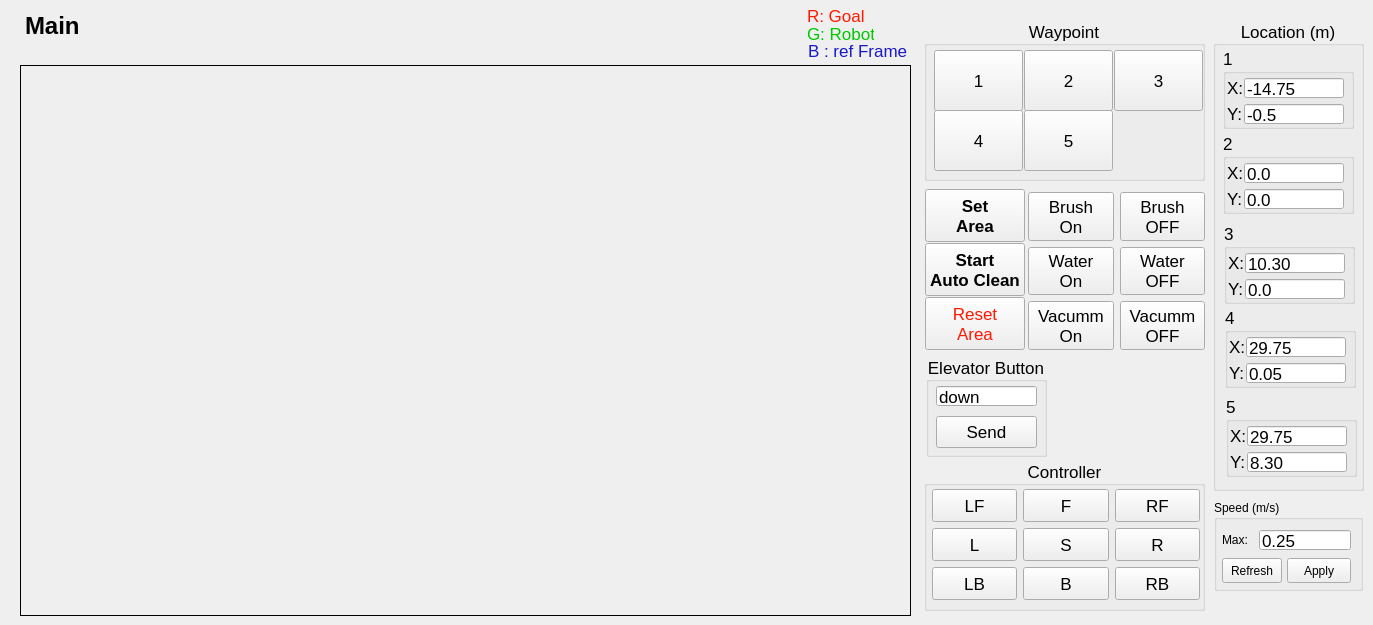
   <widget class="QWidget" name="tab_setting">
    <attribute name="title">
     <string>Main</string>
    </attribute>
    <widget class="QLabel" name="label_10">
     <property name="geometry">
      <rect>
       <x>25</x>
       <y>10</y>
       <width>101</width>
       <height>31</height>
      </rect>
     </property>
     <property name="font">
      <font>
       <pointsize>18</pointsize>
       <weight>75</weight>
       <bold>true</bold>
      </font>
     </property>
     <property name="text">
      <string>Main</string>
     </property>
    </widget>
    <widget class="QGroupBox" name="control_group">
     <property name="geometry">
      <rect>
       <x>924</x>
       <y>460</y>
       <width>281</width>
       <height>151</height>
      </rect>
     </property>
     <property name="font">
      <font>
       <pointsize>13</pointsize>
      </font>
     </property>
     <property name="title">
      <string>Controller</string>
     </property>
     <property name="alignment">
      <set>Qt::AlignCenter</set>
     </property>
     <widget class="QWidget" name="layoutWidget">
      <property name="geometry">
       <rect>
        <x>8</x>
        <y>29</y>
        <width>268</width>
        <height>111</height>
       </rect>
      </property>
      <layout class="QGridLayout" name="gridLayout">
       <item row="0" column="1">
        <widget class="QPushButton" name="Front">
         <property name="sizePolicy">
          <sizepolicy hsizetype="Minimum" vsizetype="Expanding">
           <horstretch>0</horstretch>
           <verstretch>0</verstretch>
          </sizepolicy>
         </property>
         <property name="font">
          <font>
           <pointsize>13</pointsize>
          </font>
         </property>
         <property name="text">
          <string>F</string>
         </property>
        </widget>
       </item>
       <item row="0" column="2">
        <widget class="QPushButton" name="Right_Front">
         <property name="sizePolicy">
          <sizepolicy hsizetype="Minimum" vsizetype="Expanding">
           <horstretch>0</horstretch>
           <verstretch>0</verstretch>
          </sizepolicy>
         </property>
         <property name="font">
          <font>
           <pointsize>13</pointsize>
          </font>
         </property>
         <property name="text">
          <string>RF</string>
         </property>
        </widget>
       </item>
       <item row="2" column="1">
        <widget class="QPushButton" name="Back">
         <property name="sizePolicy">
          <sizepolicy hsizetype="Minimum" vsizetype="Expanding">
           <horstretch>0</horstretch>
           <verstretch>0</verstretch>
          </sizepolicy>
         </property>
         <property name="font">
          <font>
           <pointsize>13</pointsize>
          </font>
         </property>
         <property name="text">
          <string>B</string>
         </property>
        </widget>
       </item>
       <item row="1" column="0">
        <widget class="QPushButton" name="Left">
         <property name="sizePolicy">
          <sizepolicy hsizetype="Minimum" vsizetype="Expanding">
           <horstretch>0</horstretch>
           <verstretch>0</verstretch>
          </sizepolicy>
         </property>
         <property name="font">
          <font>
           <pointsize>13</pointsize>
          </font>
         </property>
         <property name="text">
          <string>L</string>
         </property>
        </widget>
       </item>
       <item row="1" column="1">
        <widget class="QPushButton" name="Stop">
         <property name="sizePolicy">
          <sizepolicy hsizetype="Minimum" vsizetype="Expanding">
           <horstretch>0</horstretch>
           <verstretch>0</verstretch>
          </sizepolicy>
         </property>
         <property name="font">
          <font>
           <pointsize>13</pointsize>
          </font>
         </property>
         <property name="text">
          <string>S</string>
         </property>
        </widget>
       </item>
       <item row="2" column="0">
        <widget class="QPushButton" name="Left_Back">
         <property name="sizePolicy">
          <sizepolicy hsizetype="Minimum" vsizetype="Expanding">
           <horstretch>0</horstretch>
           <verstretch>0</verstretch>
          </sizepolicy>
         </property>
         <property name="font">
          <font>
           <pointsize>13</pointsize>
          </font>
         </property>
         <property name="text">
          <string>LB</string>
         </property>
        </widget>
       </item>
       <item row="1" column="2">
        <widget class="QPushButton" name="Right">
         <property name="sizePolicy">
          <sizepolicy hsizetype="Minimum" vsizetype="Expanding">
           <horstretch>0</horstretch>
           <verstretch>0</verstretch>
          </sizepolicy>
         </property>
         <property name="font">
          <font>
           <pointsize>13</pointsize>
          </font>
         </property>
         <property name="text">
          <string>R</string>
         </property>
        </widget>
       </item>
       <item row="2" column="2">
        <widget class="QPushButton" name="Right_Back">
         <property name="sizePolicy">
          <sizepolicy hsizetype="Minimum" vsizetype="Expanding">
           <horstretch>0</horstretch>
           <verstretch>0</verstretch>
          </sizepolicy>
         </property>
         <property name="font">
          <font>
           <pointsize>13</pointsize>
          </font>
         </property>
         <property name="text">
          <string>RB</string>
         </property>
        </widget>
       </item>
       <item row="0" column="0">
        <widget class="QPushButton" name="Left_Front">
         <property name="sizePolicy">
          <sizepolicy hsizetype="Minimum" vsizetype="Expanding">
           <horstretch>0</horstretch>
           <verstretch>0</verstretch>
          </sizepolicy>
         </property>
         <property name="font">
          <font>
           <pointsize>13</pointsize>
          </font>
         </property>
         <property name="text">
          <string>LF</string>
         </property>
        </widget>
       </item>
      </layout>
     </widget>
    </widget>
    <widget class="QGroupBox" name="control_group_waypoint">
     <property name="geometry">
      <rect>
       <x>924</x>
       <y>20</y>
       <width>281</width>
       <height>161</height>
      </rect>
     </property>
     <property name="font">
      <font>
       <pointsize>13</pointsize>
      </font>
     </property>
     <property name="title">
      <string>Waypoint</string>
     </property>
     <property name="alignment">
      <set>Qt::AlignCenter</set>
     </property>
     <widget class="QPushButton" name="waypoint_1">
      <property name="geometry">
       <rect>
        <x>10</x>
        <y>30</y>
        <width>89</width>
        <height>61</height>
       </rect>
      </property>
      <property name="font">
       <font>
        <pointsize>13</pointsize>
       </font>
      </property>
      <property name="text">
       <string>1</string>
      </property>
     </widget>
     <widget class="QPushButton" name="waypoint_3">
      <property name="geometry">
       <rect>
        <x>190</x>
        <y>30</y>
        <width>89</width>
        <height>61</height>
       </rect>
      </property>
      <property name="font">
       <font>
        <pointsize>13</pointsize>
       </font>
      </property>
      <property name="text">
       <string>3</string>
      </property>
     </widget>
     <widget class="QPushButton" name="waypoint_4">
      <property name="geometry">
       <rect>
        <x>10</x>
        <y>90</y>
        <width>89</width>
        <height>61</height>
       </rect>
      </property>
      <property name="font">
       <font>
        <pointsize>13</pointsize>
       </font>
      </property>
      <property name="text">
       <string>4</string>
      </property>
     </widget>
     <widget class="QPushButton" name="waypoint_2">
      <property name="geometry">
       <rect>
        <x>100</x>
        <y>30</y>
        <width>89</width>
        <height>61</height>
       </rect>
      </property>
      <property name="font">
       <font>
        <pointsize>13</pointsize>
       </font>
      </property>
      <property name="text">
       <string>2</string>
      </property>
     </widget>
     <widget class="QPushButton" name="waypoint_5">
      <property name="geometry">
       <rect>
        <x>100</x>
        <y>90</y>
        <width>89</width>
        <height>61</height>
       </rect>
      </property>
      <property name="font">
       <font>
        <pointsize>13</pointsize>
       </font>
      </property>
      <property name="text">
       <string>5</string>
      </property>
     </widget>
    </widget>
    <widget class="QLabel" name="lbl_map_R">
     <property name="geometry">
      <rect>
       <x>807</x>
       <y>7</y>
       <width>67</width>
       <height>17</height>
      </rect>
     </property>
     <property name="font">
      <font>
       <pointsize>13</pointsize>
      </font>
     </property>
     <property name="styleSheet">
      <string notr="true">color: rgb(255, 25, 0)</string>
     </property>
     <property name="text">
      <string>R: Goal</string>
     </property>
    </widget>
    <widget class="QLabel" name="lbl_map_G">
     <property name="geometry">
      <rect>
       <x>807</x>
       <y>25</y>
       <width>67</width>
       <height>17</height>
      </rect>
     </property>
     <property name="font">
      <font>
       <pointsize>13</pointsize>
      </font>
     </property>
     <property name="styleSheet">
      <string notr="true">color: rgb(0, 200, 0)</string>
     </property>
     <property name="text">
      <string>G: Robot</string>
     </property>
    </widget>
    <widget class="QLabel" name="lbl_map_B">
     <property name="geometry">
      <rect>
       <x>808</x>
       <y>42</y>
       <width>101</width>
       <height>17</height>
      </rect>
     </property>
     <property name="font">
      <font>
       <pointsize>13</pointsize>
      </font>
     </property>
     <property name="styleSheet">
      <string notr="true">color: rgb(25, 25, 200)</string>
     </property>
     <property name="text">
      <string>B : ref Frame</string>
     </property>
    </widget>
    <widget class="ClickableLabel" name="lbl_map_img">
     <property name="geometry">
      <rect>
       <x>20</x>
       <y>65</y>
       <width>891</width>
       <height>551</height>
      </rect>
     </property>
     <property name="styleSheet">
      <string notr="true">border: 1px solid black;</string>
     </property>
     <property name="text">
      <string/>
     </property>
     <property name="alignment">
      <set>Qt::AlignLeading|Qt::AlignLeft|Qt::AlignTop</set>
     </property>
    </widget>
    <widget class="QWidget" name="layoutWidget">
     <property name="geometry">
      <rect>
       <x>1028</x>
       <y>192</y>
       <width>177</width>
       <height>158</height>
      </rect>
     </property>
     <layout class="QGridLayout" name="gridLayout_2">
      <property name="sizeConstraint">
       <enum>QLayout::SetMinimumSize</enum>
      </property>
      <property name="bottomMargin">
       <number>0</number>
      </property>
      <property name="verticalSpacing">
       <number>6</number>
      </property>
      <item row="1" column="0">
       <widget class="QPushButton" name="pump_on">
        <property name="sizePolicy">
         <sizepolicy hsizetype="Minimum" vsizetype="Expanding">
          <horstretch>0</horstretch>
          <verstretch>0</verstretch>
         </sizepolicy>
        </property>
        <property name="font">
         <font>
          <pointsize>13</pointsize>
         </font>
        </property>
        <property name="text">
         <string>Water 
On</string>
        </property>
       </widget>
      </item>
      <item row="0" column="1">
       <widget class="QPushButton" name="Brush_OFF">
        <property name="sizePolicy">
         <sizepolicy hsizetype="Minimum" vsizetype="Expanding">
          <horstretch>0</horstretch>
          <verstretch>0</verstretch>
         </sizepolicy>
        </property>
        <property name="font">
         <font>
          <pointsize>13</pointsize>
         </font>
        </property>
        <property name="text">
         <string>Brush 
OFF</string>
        </property>
       </widget>
      </item>
      <item row="1" column="1">
       <widget class="QPushButton" name="Pump_OFF">
        <property name="sizePolicy">
         <sizepolicy hsizetype="Minimum" vsizetype="Expanding">
          <horstretch>0</horstretch>
          <verstretch>0</verstretch>
         </sizepolicy>
        </property>
        <property name="font">
         <font>
          <pointsize>13</pointsize>
         </font>
        </property>
        <property name="text">
         <string>Water 
OFF</string>
        </property>
       </widget>
      </item>
      <item row="0" column="0">
       <widget class="QPushButton" name="brush_on">
        <property name="sizePolicy">
         <sizepolicy hsizetype="Minimum" vsizetype="Expanding">
          <horstretch>0</horstretch>
          <verstretch>0</verstretch>
         </sizepolicy>
        </property>
        <property name="font">
         <font>
          <pointsize>13</pointsize>
         </font>
        </property>
        <property name="text">
         <string>Brush 
On</string>
        </property>
       </widget>
      </item>
      <item row="2" column="0">
       <widget class="QPushButton" name="vacumm_on">
        <property name="sizePolicy">
         <sizepolicy hsizetype="Minimum" vsizetype="Expanding">
          <horstretch>0</horstretch>
          <verstretch>0</verstretch>
         </sizepolicy>
        </property>
        <property name="font">
         <font>
          <pointsize>13</pointsize>
         </font>
        </property>
        <property name="text">
         <string>Vacumm 
On</string>
        </property>
       </widget>
      </item>
      <item row="2" column="1">
       <widget class="QPushButton" name="vacumm_OFF">
        <property name="sizePolicy">
         <sizepolicy hsizetype="Minimum" vsizetype="Expanding">
          <horstretch>0</horstretch>
          <verstretch>0</verstretch>
         </sizepolicy>
        </property>
        <property name="font">
         <font>
          <pointsize>13</pointsize>
         </font>
        </property>
        <property name="text">
         <string>Vacumm 
OFF</string>
        </property>
       </widget>
      </item>
     </layout>
    </widget>
    <widget class="QGroupBox" name="control_group_waypoint_location">
     <property name="geometry">
      <rect>
       <x>1213</x>
       <y>20</y>
       <width>151</width>
       <height>471</height>
      </rect>
     </property>
     <property name="font">
      <font>
       <pointsize>13</pointsize>
      </font>
     </property>
     <property name="title">
      <string>Location (m)</string>
     </property>
     <property name="alignment">
      <set>Qt::AlignCenter</set>
     </property>
     <widget class="QGroupBox" name="gb_location_1">
      <property name="geometry">
       <rect>
        <x>10</x>
        <y>28</y>
        <width>131</width>
        <height>81</height>
       </rect>
      </property>
      <property name="title">
       <string>1</string>
      </property>
      <widget class="QLabel" name="label_4">
       <property name="geometry">
        <rect>
         <x>4</x>
         <y>31</y>
         <width>20</width>
         <height>17</height>
        </rect>
       </property>
       <property name="text">
        <string>X: </string>
       </property>
      </widget>
      <widget class="QLabel" name="label_5">
       <property name="geometry">
        <rect>
         <x>4</x>
         <y>57</y>
         <width>20</width>
         <height>17</height>
        </rect>
       </property>
       <property name="text">
        <string>Y: </string>
       </property>
      </widget>
      <widget class="QLineEdit" name="le_loaction_x_1">
       <property name="geometry">
        <rect>
         <x>21</x>
         <y>30</y>
         <width>100</width>
         <height>20</height>
        </rect>
       </property>
       <property name="font">
        <font>
         <pointsize>13</pointsize>
        </font>
       </property>
       <property name="text">
        <string>-14.75</string>
       </property>
      </widget>
      <widget class="QLineEdit" name="le_loaction_y_1">
       <property name="geometry">
        <rect>
         <x>21</x>
         <y>56</y>
         <width>100</width>
         <height>20</height>
        </rect>
       </property>
       <property name="font">
        <font>
         <pointsize>13</pointsize>
        </font>
       </property>
       <property name="text">
        <string>-0.5</string>
       </property>
      </widget>
     </widget>
     <widget class="QGroupBox" name="gb_location_2">
      <property name="geometry">
       <rect>
        <x>10</x>
        <y>113</y>
        <width>131</width>
        <height>81</height>
       </rect>
      </property>
      <property name="title">
       <string>2</string>
      </property>
      <widget class="QLabel" name="label_6">
       <property name="geometry">
        <rect>
         <x>4</x>
         <y>31</y>
         <width>20</width>
         <height>17</height>
        </rect>
       </property>
       <property name="text">
        <string>X: </string>
       </property>
      </widget>
      <widget class="QLabel" name="label_7">
       <property name="geometry">
        <rect>
         <x>4</x>
         <y>57</y>
         <width>20</width>
         <height>17</height>
        </rect>
       </property>
       <property name="text">
        <string>Y: </string>
       </property>
      </widget>
      <widget class="QLineEdit" name="le_loaction_x_2">
       <property name="geometry">
        <rect>
         <x>21</x>
         <y>30</y>
         <width>100</width>
         <height>20</height>
        </rect>
       </property>
       <property name="font">
        <font>
         <pointsize>13</pointsize>
        </font>
       </property>
       <property name="text">
        <string>0.0</string>
       </property>
      </widget>
      <widget class="QLineEdit" name="le_loaction_y_2">
       <property name="geometry">
        <rect>
         <x>21</x>
         <y>56</y>
         <width>100</width>
         <height>20</height>
        </rect>
       </property>
       <property name="font">
        <font>
         <pointsize>13</pointsize>
        </font>
       </property>
       <property name="text">
        <string>0.0</string>
       </property>
      </widget>
     </widget>
     <widget class="QGroupBox" name="gb_location_3">
      <property name="geometry">
       <rect>
        <x>11</x>
        <y>203</y>
        <width>131</width>
        <height>81</height>
       </rect>
      </property>
      <property name="title">
       <string>3</string>
      </property>
      <widget class="QLabel" name="label_8">
       <property name="geometry">
        <rect>
         <x>4</x>
         <y>31</y>
         <width>20</width>
         <height>17</height>
        </rect>
       </property>
       <property name="text">
        <string>X: </string>
       </property>
      </widget>
      <widget class="QLabel" name="label_9">
       <property name="geometry">
        <rect>
         <x>4</x>
         <y>57</y>
         <width>20</width>
         <height>17</height>
        </rect>
       </property>
       <property name="text">
        <string>Y: </string>
       </property>
      </widget>
      <widget class="QLineEdit" name="le_loaction_x_3">
       <property name="geometry">
        <rect>
         <x>21</x>
         <y>30</y>
         <width>100</width>
         <height>20</height>
        </rect>
       </property>
       <property name="font">
        <font>
         <pointsize>13</pointsize>
        </font>
       </property>
       <property name="text">
        <string>10.30</string>
       </property>
      </widget>
      <widget class="QLineEdit" name="le_loaction_y_3">
       <property name="geometry">
        <rect>
         <x>21</x>
         <y>56</y>
         <width>100</width>
         <height>20</height>
        </rect>
       </property>
       <property name="font">
        <font>
         <pointsize>13</pointsize>
        </font>
       </property>
       <property name="text">
        <string>0.0</string>
       </property>
      </widget>
     </widget>
     <widget class="QGroupBox" name="gb_location_4">
      <property name="geometry">
       <rect>
        <x>12</x>
        <y>287</y>
        <width>131</width>
        <height>81</height>
       </rect>
      </property>
      <property name="title">
       <string>4</string>
      </property>
      <widget class="QLabel" name="label_12">
       <property name="geometry">
        <rect>
         <x>4</x>
         <y>31</y>
         <width>20</width>
         <height>17</height>
        </rect>
       </property>
       <property name="text">
        <string>X: </string>
       </property>
      </widget>
      <widget class="QLabel" name="label_13">
       <property name="geometry">
        <rect>
         <x>4</x>
         <y>57</y>
         <width>20</width>
         <height>17</height>
        </rect>
       </property>
       <property name="text">
        <string>Y: </string>
       </property>
      </widget>
      <widget class="QLineEdit" name="le_loaction_x_4">
       <property name="geometry">
        <rect>
         <x>21</x>
         <y>30</y>
         <width>100</width>
         <height>20</height>
        </rect>
       </property>
       <property name="font">
        <font>
         <pointsize>13</pointsize>
        </font>
       </property>
       <property name="text">
        <string>29.75</string>
       </property>
      </widget>
      <widget class="QLineEdit" name="le_loaction_y_4">
       <property name="geometry">
        <rect>
         <x>21</x>
         <y>56</y>
         <width>100</width>
         <height>20</height>
        </rect>
       </property>
       <property name="font">
        <font>
         <pointsize>13</pointsize>
        </font>
       </property>
       <property name="text">
        <string>0.05</string>
       </property>
      </widget>
     </widget>
     <widget class="QGroupBox" name="gb_location_5">
      <property name="geometry">
       <rect>
        <x>13</x>
        <y>376</y>
        <width>131</width>
        <height>81</height>
       </rect>
      </property>
      <property name="title">
       <string>5</string>
      </property>
      <widget class="QLabel" name="label_14">
       <property name="geometry">
        <rect>
         <x>4</x>
         <y>31</y>
         <width>20</width>
         <height>17</height>
        </rect>
       </property>
       <property name="text">
        <string>X: </string>
       </property>
      </widget>
      <widget class="QLabel" name="label_15">
       <property name="geometry">
        <rect>
         <x>4</x>
         <y>57</y>
         <width>20</width>
         <height>17</height>
        </rect>
       </property>
       <property name="text">
        <string>Y: </string>
       </property>
      </widget>
      <widget class="QLineEdit" name="le_loaction_x_5">
       <property name="geometry">
        <rect>
         <x>21</x>
         <y>30</y>
         <width>100</width>
         <height>20</height>
        </rect>
       </property>
       <property name="font">
        <font>
         <pointsize>13</pointsize>
        </font>
       </property>
       <property name="text">
        <string>29.75</string>
       </property>
      </widget>
      <widget class="QLineEdit" name="le_loaction_y_5">
       <property name="geometry">
        <rect>
         <x>21</x>
         <y>56</y>
         <width>100</width>
         <height>20</height>
        </rect>
       </property>
       <property name="font">
        <font>
         <pointsize>13</pointsize>
        </font>
       </property>
       <property name="text">
        <string>8.30</string>
       </property>
      </widget>
     </widget>
    </widget>
    <widget class="QGroupBox" name="gb_speed">
     <property name="geometry">
      <rect>
       <x>1214</x>
       <y>500</y>
       <width>149</width>
       <height>91</height>
      </rect>
     </property>
     <property name="title">
      <string>Speed (m/s)</string>
     </property>
     <widget class="QLabel" name="label_16">
      <property name="geometry">
       <rect>
        <x>8</x>
        <y>31</y>
        <width>41</width>
        <height>17</height>
       </rect>
      </property>
      <property name="text">
       <string>Max: </string>
      </property>
     </widget>
     <widget class="QPushButton" name="btn_refresh_speed">
      <property name="geometry">
       <rect>
        <x>8</x>
        <y>58</y>
        <width>60</width>
        <height>25</height>
       </rect>
      </property>
      <property name="sizePolicy">
       <sizepolicy hsizetype="Minimum" vsizetype="Expanding">
        <horstretch>0</horstretch>
        <verstretch>0</verstretch>
       </sizepolicy>
      </property>
      <property name="text">
       <string>Refresh</string>
      </property>
     </widget>
     <widget class="QPushButton" name="btn_apply_speed">
      <property name="geometry">
       <rect>
        <x>73</x>
        <y>58</y>
        <width>64</width>
        <height>25</height>
       </rect>
      </property>
      <property name="sizePolicy">
       <sizepolicy hsizetype="Minimum" vsizetype="Expanding">
        <horstretch>0</horstretch>
        <verstretch>0</verstretch>
       </sizepolicy>
      </property>
      <property name="text">
       <string>Apply</string>
      </property>
     </widget>
     <widget class="QLineEdit" name="le_speed">
      <property name="geometry">
       <rect>
        <x>45</x>
        <y>30</y>
        <width>92</width>
        <height>20</height>
       </rect>
      </property>
      <property name="font">
       <font>
        <pointsize>13</pointsize>
       </font>
      </property>
      <property name="text">
       <string>0.25</string>
      </property>
     </widget>
    </widget>
    <widget class="QWidget" name="layoutWidget">
     <property name="geometry">
      <rect>
       <x>925</x>
       <y>189</y>
       <width>100</width>
       <height>161</height>
      </rect>
     </property>
     <layout class="QVBoxLayout" name="verticalLayout">
      <property name="spacing">
       <number>1</number>
      </property>
      <item>
       <widget class="QPushButton" name="lbl_set_bbox">
        <property name="sizePolicy">
         <sizepolicy hsizetype="Minimum" vsizetype="Expanding">
          <horstretch>0</horstretch>
          <verstretch>0</verstretch>
         </sizepolicy>
        </property>
        <property name="font">
         <font>
          <pointsize>13</pointsize>
          <weight>75</weight>
          <bold>true</bold>
         </font>
        </property>
        <property name="text">
         <string>Set 
Area</string>
        </property>
       </widget>
      </item>
      <item>
       <widget class="QPushButton" name="lbl_start_clean">
        <property name="sizePolicy">
         <sizepolicy hsizetype="Minimum" vsizetype="Expanding">
          <horstretch>0</horstretch>
          <verstretch>0</verstretch>
         </sizepolicy>
        </property>
        <property name="font">
         <font>
          <pointsize>13</pointsize>
          <weight>75</weight>
          <bold>true</bold>
         </font>
        </property>
        <property name="text">
         <string>Start 
Auto Clean</string>
        </property>
       </widget>
      </item>
      <item>
       <widget class="QPushButton" name="lbl_reset_area">
        <property name="sizePolicy">
         <sizepolicy hsizetype="Minimum" vsizetype="Expanding">
          <horstretch>0</horstretch>
          <verstretch>0</verstretch>
         </sizepolicy>
        </property>
        <property name="font">
         <font>
          <pointsize>13</pointsize>
         </font>
        </property>
        <property name="styleSheet">
         <string notr="true">color: rgb(255, 25, 0)</string>
        </property>
        <property name="text">
         <string>Reset
Area</string>
        </property>
       </widget>
      </item>
     </layout>
    </widget>
    <widget class="QGroupBox" name="control_group_elevator_button">
     <property name="geometry">
      <rect>
       <x>926</x>
       <y>356</y>
       <width>121</width>
       <height>101</height>
      </rect>
     </property>
     <property name="font">
      <font>
       <pointsize>13</pointsize>
      </font>
     </property>
     <property name="title">
      <string>Elevator Button</string>
     </property>
     <property name="alignment">
      <set>Qt::AlignCenter</set>
     </property>
     <widget class="QLineEdit" name="lbl_selected_button">
      <property name="geometry">
       <rect>
        <x>10</x>
        <y>30</y>
        <width>101</width>
        <height>20</height>
       </rect>
      </property>
      <property name="font">
       <font>
        <pointsize>13</pointsize>
       </font>
      </property>
      <property name="text">
       <string>down</string>
      </property>
     </widget>
     <widget class="QPushButton" name="btn_send_button_cmd">
      <property name="geometry">
       <rect>
        <x>10</x>
        <y>60</y>
        <width>101</width>
        <height>32</height>
       </rect>
      </property>
      <property name="sizePolicy">
       <sizepolicy hsizetype="Minimum" vsizetype="Expanding">
        <horstretch>0</horstretch>
        <verstretch>0</verstretch>
       </sizepolicy>
      </property>
      <property name="font">
       <font>
        <pointsize>13</pointsize>
       </font>
      </property>
      <property name="text">
       <string>Send</string>
      </property>
     </widget>
    </widget>
   </widget>
